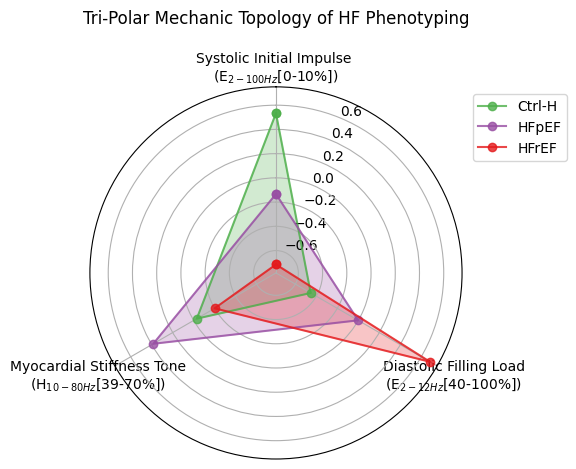

Source code (Python):
"""
==============================================================================
Figure 5-c: Multi-Group Triangular Radar Chart

Generates publication-quality radar charts comparing features of different clinical groups across three physical dimensions.
Supports automatic loading of multiple Excel files, Z-score normalization, and feature direction adjustment.

Key Features:
- Load data for different clinical groups from multiple Excel files
- Automatically find matching feature columns
- Apply Z-score normalization
- Support feature direction inversion
- Draw polar coordinate radar charts
- Generate publication-quality PNG images
==============================================================================
"""

# -*- coding: utf-8 -*-

import pandas as pd
import numpy as np
import matplotlib.pyplot as plt
import os

OUTPUT_FILENAME = "Fig. 5c_Triangular_Radar_Chart"

FEATURES_CONFIG = [
    ("E_{2-100Hz}[0-10%]", "Systolic Initial Impulse ", "E$_{2-100Hz}$[0-10%]", +1),
    ("E_{2-12Hz}[40-100%]", "Diastolic Filling Load", "E$_{2-12Hz}$[40-100%]", +1),
    (
        "H_{10-80Hz}[39-70%]",
        "Myocardial Stiffness Tone",
        "H$_{10-80Hz}$[39-70%]",
        -1,
    ),
]

COLORS = [
    "#4DAF4A",
    "#984EA3",
    "#E41A1C",
    "#9B59B6",
    "#F39C12",
    "#1ABC9C",
    "#E91E63",
    "#795548",
]

ALPHA_FILL = 0.25
ALPHA_LINE = 0.8
LINE_WIDTH = 1.5

USE_ZSCORE = True


def find_matching_column(df, feature_pattern):
    """
    Find matching column name.

    Args:
        df (pd.DataFrame): Dataframe
        feature_pattern (str): Feature column name pattern

    Returns:
        str: Matching column name, or None if not found
    """
    for col in df.columns:
        if feature_pattern in col:
            return col
    return None


def get_group_name_from_filename(filepath):
    """
    Extract group name from file path.

    Args:
        filepath (str): File path

    Returns:
        str: Group name (without extension)
    """
    basename = os.path.basename(filepath)
    name = os.path.splitext(basename)[0]
    return name


def calculate_zscore(value, reference_mean, reference_std):
    """
    Calculate Z-score normalization value.

    Args:
        value (float): Raw value
        reference_mean (float): Reference mean
        reference_std (float): Reference standard deviation

    Returns:
        float: Z-score value
    """
    return (value - reference_mean) / (reference_std + 1e-10)


def generate_axis_labels(features_config):
    """
    Generate radar chart axis labels based on feature configuration.

    Args:
        features_config (list): Feature configuration list

    Returns:
        list: List of axis labels
    """
    labels = []
    for feature_col, label, description, sign in features_config:
        labels.append(f"{label}\n({description})")
    return labels


def radar_chart(ax, values_list, labels, colors, group_names, title):
    """
    Draw polar coordinate radar chart.

    Args:
        ax: matplotlib polar axes object
        values_list (list): List of data values for each group
        labels (list): List of axis labels
        colors (list): List of colors
        group_names (list): List of group names
        title (str): Chart title
    """
    num_vars = len(labels)
    angles = np.linspace(0, 2 * np.pi, num_vars, endpoint=False).tolist()
    angles += angles[:1]

    ax.set_theta_offset(np.pi / 2)
    ax.set_theta_direction(-1)

    ax.set_xticks(angles[:-1])
    ax.set_xticks(angles[:-1])
    ax.set_xticklabels(labels)

    for values, color, name in zip(values_list, colors, group_names):
        values_closed = values.tolist() + values.tolist()[:1]
        ax.plot(
            angles,
            values_closed,
            "o-",
            linewidth=LINE_WIDTH,
            color=color,
            label=name[8:],
            alpha=ALPHA_LINE,
        )
        ax.fill(angles, values_closed, color=color, alpha=ALPHA_FILL)

    ax.set_title(title, pad=20)
    ax.legend(loc="upper right", bbox_to_anchor=(1.3, 1.0))


# ==================== Main Program ====================
def main():
    """
    Main program entry.

    Orchestrates the complete radar chart analysis pipeline:
    1. Automatically load Excel data files
    2. Extract feature data
    3. Apply Z-score normalization
    4. Adjust feature directions
    5. Generate radar chart
    6. Save results
    """
    print("=" * 60)
    print("=" * 60)
    print("Figure 5-c: Multi-Group Triangular Radar Chart")
    print("=" * 60)

    print("\n[1/6] Configuring features...")
    print(f"Current config: {len(FEATURES_CONFIG)} features:")
    for i, (col, label, desc, sign) in enumerate(FEATURES_CONFIG, 1):
        sign_text = "Invert" if sign < 0 else "Normal"
        print(f"  {i}. {label} ({desc}) - {sign_text}")

    print("\n[2/6] Automatically loading data files...")
    current_dir = os.path.dirname(os.path.abspath(__file__))
    file_names = [
        "Fig. 5c_Ctrl-H.xlsx",
        "Fig. 5c_HFpEF.xlsx",
        "Fig. 5c_HFrEF.xlsx",
    ]
    file_paths = [os.path.join(current_dir, f) for f in file_names]

    existing_paths = []
    for fp in file_paths:
        if os.path.exists(fp):
            existing_paths.append(fp)
        else:
            alternative_dir = os.path.join(
                os.path.dirname(current_dir),
                "Figure 5-c HFpEF & HFrEF",
            )
            alt_fp = os.path.join(alternative_dir, os.path.basename(fp))
            if os.path.exists(alt_fp):
                existing_paths.append(alt_fp)

    file_paths = existing_paths
    if not file_paths:
        print("No valid files found, exiting")
        return

    print(f"Selected {len(file_paths)} files:")
    for fp in file_paths:
        print(f"  - {os.path.basename(fp)}")

    print("\n[3/6] Reading data...")
    features = [feat[0] for feat in FEATURES_CONFIG]

    dataframes = []
    group_names = []
    feature_cols_list = []

    for fp in file_paths:
        df = pd.read_excel(fp)
        group_name = get_group_name_from_filename(fp)

        feature_cols = []
        all_found = True
        for feat in features:
            col = find_matching_column(df, feat)
            if col:
                feature_cols.append(col)
            else:
                all_found = False
                break

        if all_found:
            dataframes.append(df)
            group_names.append(group_name)
            feature_cols_list.append(feature_cols)
            print(f"  {group_name}: {len(df)} samples")

    if len(dataframes) == 0:
        print("No valid data files, exiting")
        return

    print("\n[4/6] Extracting feature means...")
    values_list = []
    for df, feature_cols in zip(dataframes, feature_cols_list):
        values = np.array([df[col].mean() for col in feature_cols])
        values_list.append(values)

        print(f"  Raw Mean: {values}")

    print("\n[5/6] Applying Z-score normalization and feature adjustment...")
    if USE_ZSCORE:
        for feat_idx in range(len(features)):
            combined = pd.concat(
                [df[feature_cols_list[i][feat_idx]] for i, df in enumerate(dataframes)]
            )
            ref_mean = combined.mean()
            ref_std = combined.std()

            for group_idx in range(len(values_list)):
                values_list[group_idx][feat_idx] = calculate_zscore(
                    values_list[group_idx][feat_idx], ref_mean, ref_std
                )

    for group_idx in range(len(values_list)):
        for feat_idx in range(len(features)):
            sign = FEATURES_CONFIG[feat_idx][3]
            if sign < 0:
                values_list[group_idx][feat_idx] *= -1

    print("Final values for plotting:")
    for name, values in zip(group_names, values_list):
        print(f"  {name}: {values}")

    print("\n[6/6] Generating radar chart...")
    colors = COLORS[: len(group_names)]
    axis_labels = generate_axis_labels(FEATURES_CONFIG)

    fig, ax = plt.subplots(subplot_kw=dict(polar=True))
    title = "Tri-Polar Mechanic Topology of HF Phenotyping"

    radar_chart(
        ax,
        values_list=values_list,
        labels=axis_labels,
        colors=colors,
        group_names=group_names,
        title=title,
    )

    plt.tight_layout()

    output_dir = os.path.dirname(file_paths[0])
    png_path = os.path.join(output_dir, f"{OUTPUT_FILENAME}.png")

    plt.savefig(png_path, bbox_inches="tight", facecolor="white")
    print(f"Saved: {png_path}")

    # plt.show()
    print("\n" + "=" * 60)
    print("Done!")
    print("=" * 60)


if __name__ == "__main__":
    main()
